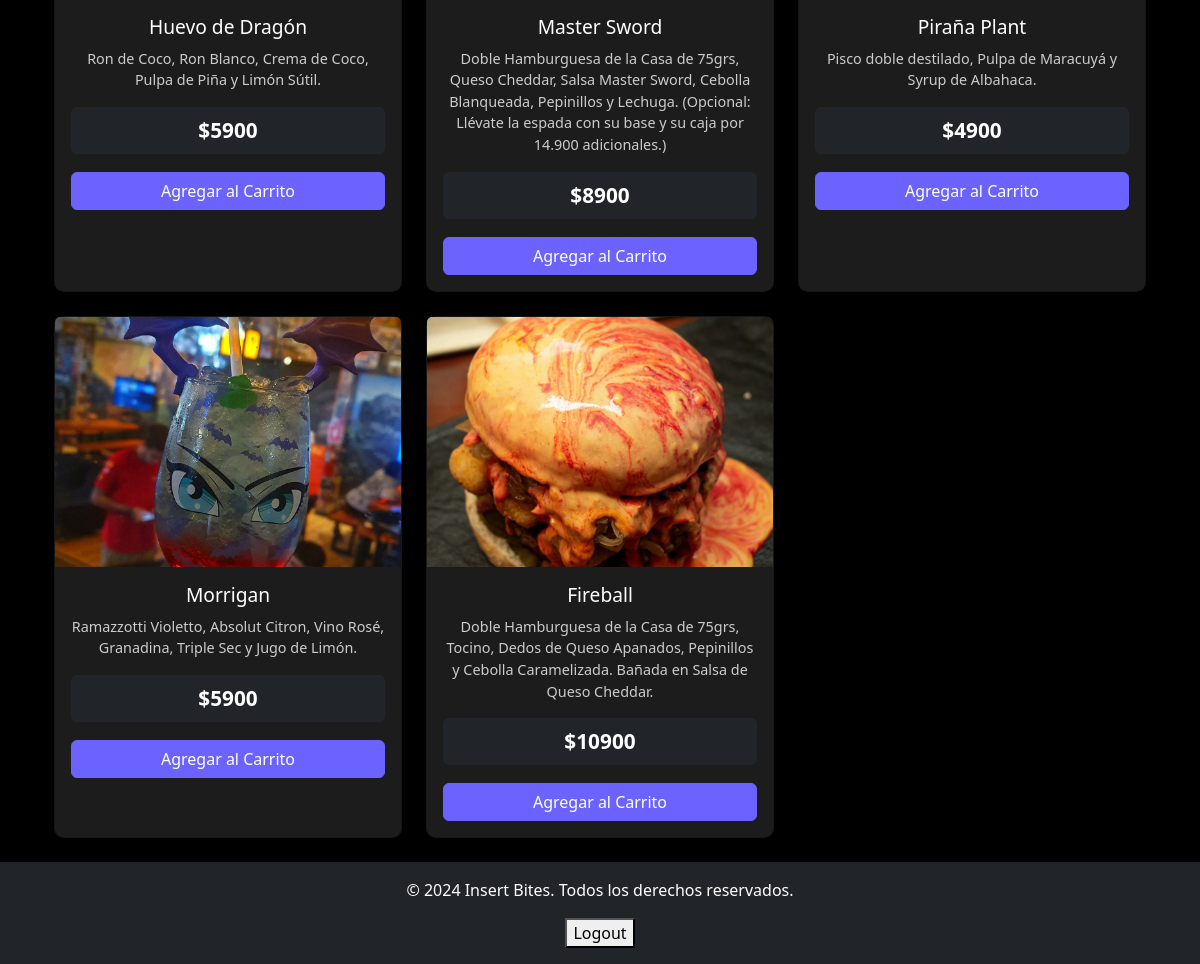
Page /menu/ (signed in, lower part) on the earlier database version.
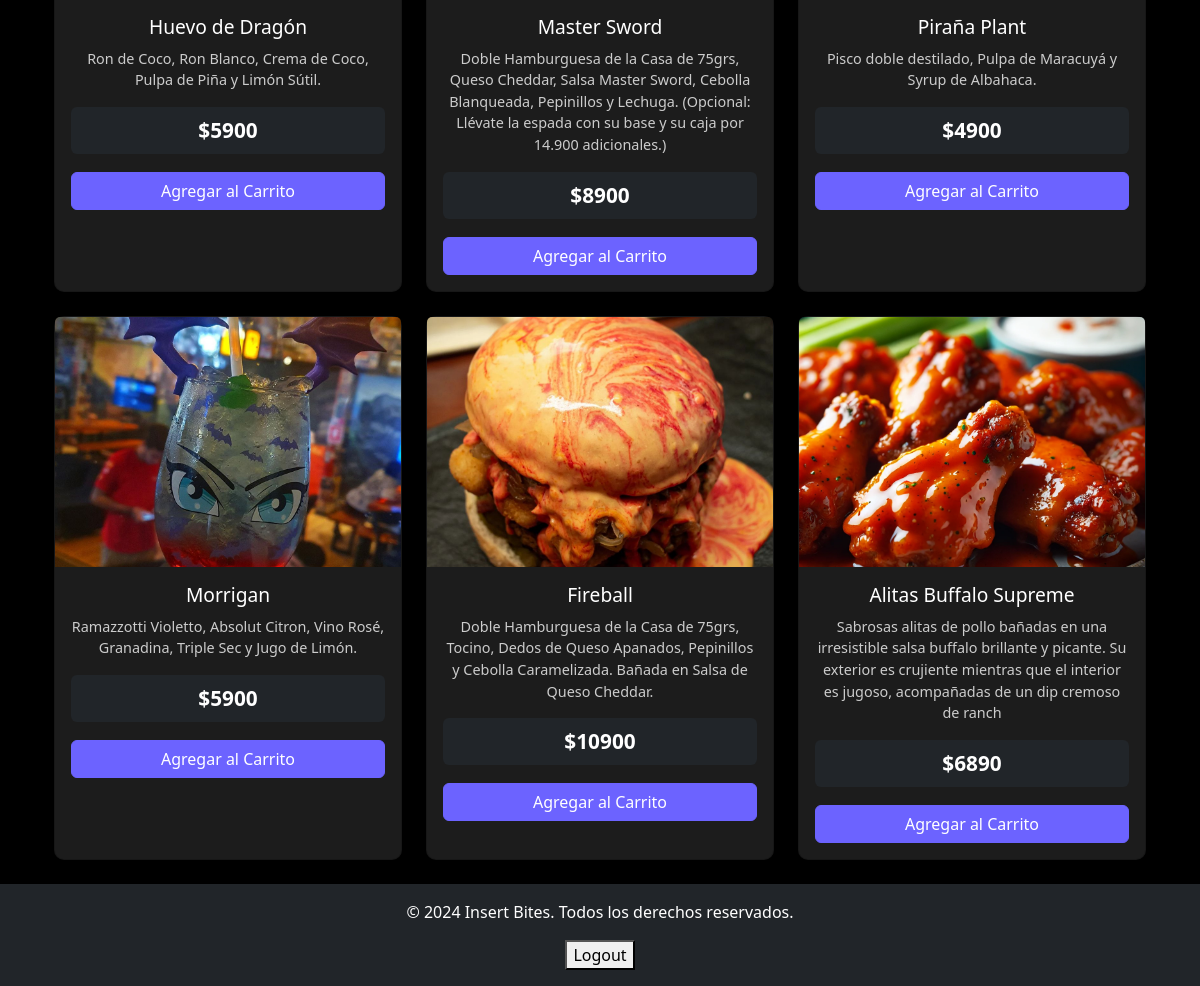
Same page on the later database version.
### pedidos/models.py (models this page shows, shortened)
class Producto(models.Model):
    CATEGORIAS = [
        ('Platos', 'Platos'),
        ('Bebestibles', 'Bebestibles'),
        ('Acompañamiento', 'Acompañamiento'),
        ('Postres', 'Postres'),
    ]
    nombre = models.CharField(max_length=100)
    categoria = models.CharField(max_length=50, choices=CATEGORIAS)
    precio = models.IntegerField()
    descripcion = models.TextField(blank=True, null=True)
    disponible = models.BooleanField(default=True)
    imagen = models.ImageField(upload_to='productos/', blank=True, null=True)

### pedidos/decorators.py (the view)
    def _wrapped_view(request, *args, **kwargs):
        if not request.user.is_authenticated:
            return HttpResponseForbidden("No tienes permisos para acceder a esta página.")
        perfil = PerfilUsuario.objects.filter(usuario=request.user).first()
        if perfil and perfil.rol == 'mesa':
            return view_func(request, *args, **kwargs)
        return HttpResponseForbidden("No tienes permisos para acceder a esta página.")

### pedidos/views.py (called while the page is built)
@mesa_required
def menu(request):
    categoria = request.GET.get('categoria')
    if categoria:
        productos = Producto.objects.filter(categoria=categoria)
    else:
        productos = Producto.objects.all()
    return render(request, 'menu.html', {
        'productos': productos,
        'mesa_nombre': request.user.username if request.user.is_authenticated else "Desconocida",
        'categoria_seleccionada': categoria
    })

### pedidos/templates/menu.html (shortened to what this page needs)
{% extends 'base.html' %}
{% block content %}
    <div class="container mt-4">
        <div class="row">
            {% for producto in productos %}
            <div class="col-md-4 mb-4 d-flex align-items-stretch">
                <div class="card shadow-sm w-100 text-center" data-id="{{ producto.id }}">
                    {% if producto.imagen %}
                    <img src="{{ producto.imagen.url }}" class="card-img-top" alt="{{ producto.nombre }}" style="height: 250px; object-fit: cover;">
                    {% else %}
                    <img src="https://via.placeholder.com/300x200" class="card-img-top" alt="Imagen no disponible" style="height: 250px; object-fit: cover;">
                    {% endif %}
                    <div class="card-body">
                        <h5 class="card-title font-weight-bold">{{ producto.nombre }}</h5>
                        <p class="card-text">{{ producto.descripcion }}</p>
                        <p class="price text-white bg-dark p-2 rounded"><strong>${{ producto.precio|floatformat:0 }}</strong></p>
                        <button onclick="agregarAlCarrito({{ producto.id }})" class="btn btn-purple w-100 mt-2">Agregar al Carrito</button>
                    </div>
                </div>
            </div>
            {% empty %}
            <p class="text-center">No hay productos en esta categoría.</p>
            {% endfor %}
        </div>
    </div>
{% endblock %}

### pedidos/templates/base.html (shortened to what this page needs)
{% load static %}
<!DOCTYPE html>
<html lang="es">
<head>
    <link href="https://cdn.jsdelivr.net/npm/bootstrap@5.3.0-alpha1/dist/css/bootstrap.min.css" rel="stylesheet">
    <link href="https://cdnjs.cloudflare.com/ajax/libs/bootstrap-icons/1.8.1/font/bootstrap-icons.min.css" rel="stylesheet">
    <link rel="stylesheet" href="{% static 'css/styles.css' %}">
</head>
<body class="d-flex flex-column min-vh-100" data-page="base">
    <main class="container mt-4 flex-grow-1">
        {% block content %}
        {% endblock %}
    </main>
    <footer class="footer bg-dark text-white text-center py-3">
        <p>
            <a href="#" id="logout-link" style="color: inherit; text-decoration: none;">
                © 2024 Insert Bites. Todos los derechos reservados.
            </a>
        </p>
        <form method="POST" action="{% url 'logout' %}" id="logout-form" onsubmit="cerrarSesion();">
            <button type="submit">Logout</button>
        </form>
    </footer>
</body>
</html>

### pedidos/static/css/styles.css (style rules this page uses)
body { background-color: #000; color: white; text-align: center; }
.card { border-radius: 10px; transition: transform 0.2s ease-in-out; background-color: #1c1c1c; color: white; }
.card-title { font-size: 1.2rem; margin-bottom: 10px; }
.card-text { font-size: 0.9rem; color: #ccc; }
.price { font-size: 1.3rem; color: #fff; margin-bottom: 10px; }
.btn-purple { background-color: #6c63ff; border-color: #6c63ff; font-size: 1rem; color: white; }
.footer { background-color: #111; padding: 20px; color: white; }

Differences in the rows shown:
added Producto: imagen (picture), nombre "Alitas Buffalo Supreme", descripcion "Sabrosas alitas de pollo bañadas en una irresistible salsa buffalo brillante y picante. Su exterior es crujiente mientras que el interior es jugoso, acompañadas de un dip cremoso de ranch", precio "6890"
